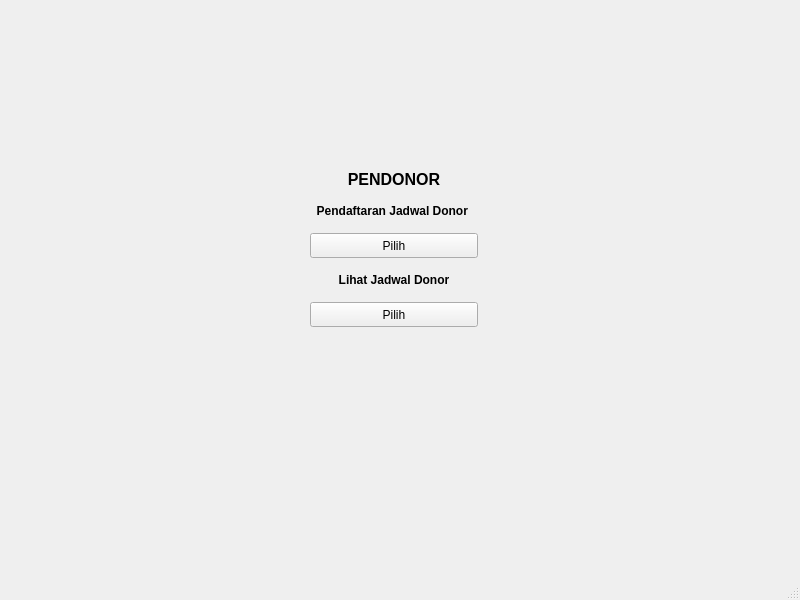
<?xml version="1.0" encoding="UTF-8"?>
<ui version="4.0">
 <class>MainWindow</class>
 <widget class="QMainWindow" name="MainWindow">
  <property name="geometry">
   <rect>
    <x>0</x>
    <y>0</y>
    <width>800</width>
    <height>600</height>
   </rect>
  </property>
  <property name="windowTitle">
   <string>MainWindow</string>
  </property>
  <widget class="QWidget" name="centralwidget">
   <widget class="QWidget" name="">
    <property name="geometry">
     <rect>
      <x>290</x>
      <y>150</y>
      <width>208</width>
      <height>197</height>
     </rect>
    </property>
    <layout class="QVBoxLayout" name="verticalLayout">
     <property name="spacing">
      <number>15</number>
     </property>
     <property name="leftMargin">
      <number>20</number>
     </property>
     <property name="topMargin">
      <number>20</number>
     </property>
     <property name="rightMargin">
      <number>20</number>
     </property>
     <property name="bottomMargin">
      <number>20</number>
     </property>
     <item>
      <widget class="QLabel" name="label">
       <property name="text">
        <string>&lt;html&gt;&lt;head/&gt;&lt;body&gt;&lt;p align=&quot;center&quot;&gt;&lt;span style=&quot; font-size:12pt; font-weight:600;&quot;&gt;PENDONOR&lt;/span&gt;&lt;/p&gt;&lt;/body&gt;&lt;/html&gt;</string>
       </property>
      </widget>
     </item>
     <item>
      <widget class="QLabel" name="label_3">
       <property name="text">
        <string>&lt;html&gt;&lt;head/&gt;&lt;body&gt;&lt;p align=&quot;center&quot;&gt;&lt;span style=&quot; font-size:9pt; font-weight:600;&quot;&gt;Pendaftaran Jadwal Donor &lt;/span&gt;&lt;/p&gt;&lt;/body&gt;&lt;/html&gt;</string>
       </property>
      </widget>
     </item>
     <item>
      <widget class="QPushButton" name="pushButton">
       <property name="minimumSize">
        <size>
         <width>125</width>
         <height>25</height>
        </size>
       </property>
       <property name="text">
        <string>Pilih</string>
       </property>
      </widget>
     </item>
     <item>
      <widget class="QLabel" name="label_2">
       <property name="text">
        <string>&lt;html&gt;&lt;head/&gt;&lt;body&gt;&lt;p align=&quot;center&quot;&gt;&lt;span style=&quot; font-size:9pt; font-weight:600;&quot;&gt;Lihat Jadwal Donor&lt;/span&gt;&lt;/p&gt;&lt;/body&gt;&lt;/html&gt;</string>
       </property>
      </widget>
     </item>
     <item>
      <widget class="QPushButton" name="pushButton_2">
       <property name="minimumSize">
        <size>
         <width>125</width>
         <height>25</height>
        </size>
       </property>
       <property name="text">
        <string>Pilih</string>
       </property>
      </widget>
     </item>
    </layout>
   </widget>
  </widget>
  <widget class="QMenuBar" name="menubar">
   <property name="geometry">
    <rect>
     <x>0</x>
     <y>0</y>
     <width>800</width>
     <height>21</height>
    </rect>
   </property>
  </widget>
  <widget class="QStatusBar" name="statusbar"/>
 </widget>
 <resources/>
 <connections/>
</ui>
